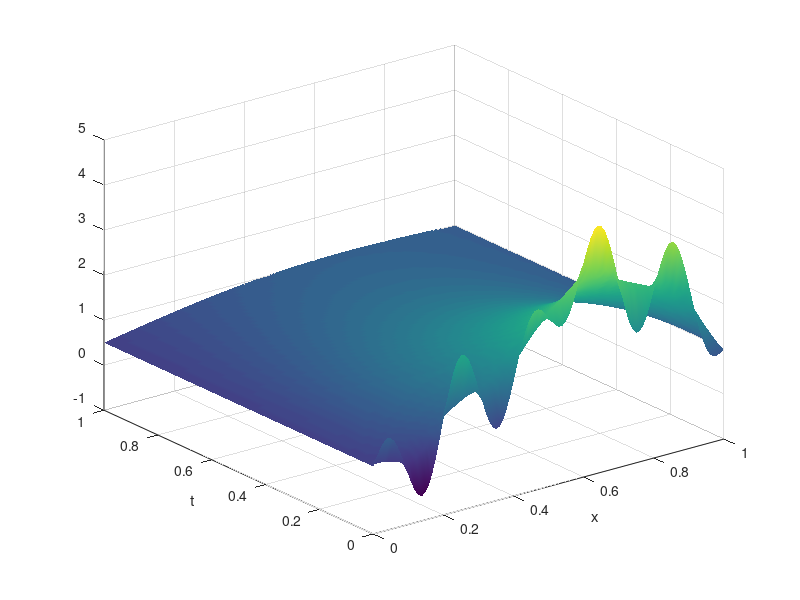
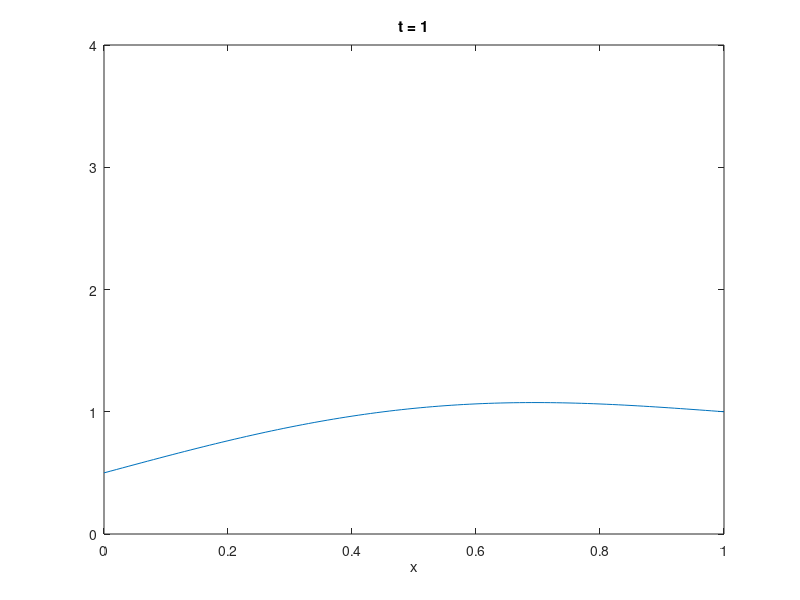

These figures' MATLAB source, in order:
%% Parameters
D = .2;
L = 1;
T = 1;
K = 10; % Number of terms in Fourier decomposition
A = .5; B = 1;
% A = 0; B = 0;

x = linspace(0, L, 101);
t = linspace(0, T, 101);
[x, t] = meshgrid(x, t);

% u_0 = @(x) sin(pi/L * x);
u_0 = @(x) 2*sin(pi/L * x) - sin(2*pi/L * x) - .5*sin(6*pi/L * x) + .9*sin(10*pi/L * x);
% u_0 = @(x) x.*(L - x);
C = zeros(K, 1);

%% Solution
u = zeros(size(x));
for k = 1 : K
    u0e = integral(@(x) u_0(x) .* sin(pi * k * x / L), 0, L);
    ee = integral(@(x) sin(pi * k * x / L).^2, 0, L);
    C(k) = u0e / ee;
    
    u = u + C(k) * exp(-D * (pi*k/L)^2 * t) .* sin(pi*k*x/L);
end

u_AB = u + A + (B - A)/L * x;

%% Visualisation (static)
figure(1);
surf(x, t, u_AB, 'EdgeColor', 'none', 'FaceColor', 'interp');
xlabel('x');
ylabel('t');

%% Visualisation (dynamic)
figure(2);
for j = 1 : size(t, 1)
    plot(x(j, :), u_AB(j, :));
    axis([0 L 0 4]);
    xlabel('x');
    title(['t = ', num2str(t(j, 1))]);
    drawnow limitrate nocallbacks;
end
